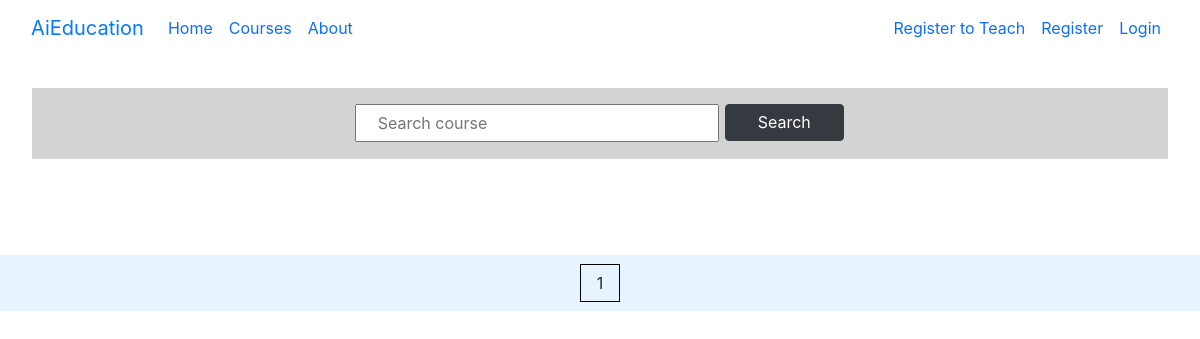
Before: /courses/ with the older database file.
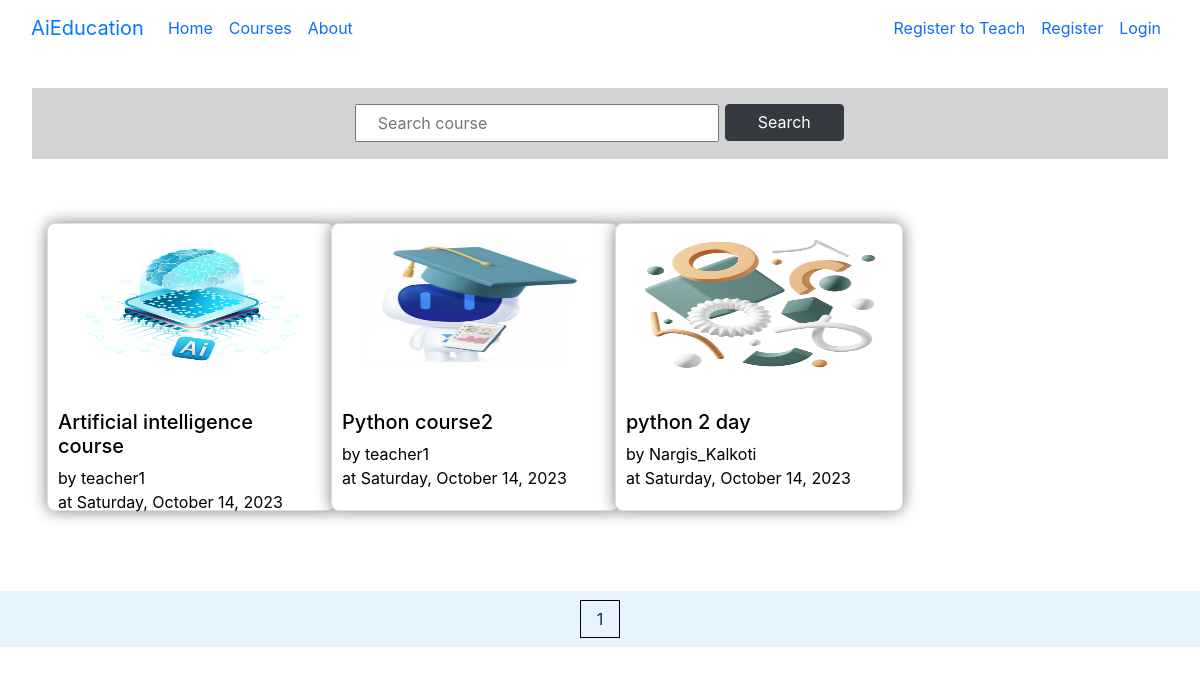
After: the same page with the newer database file.
### courses/models.py (models this page shows, shortened)
class Course(models.Model):
    course_name = models.CharField(max_length=100)
    made_by_teacher = models.ForeignKey(to=Teacher , on_delete=models.CASCADE, related_name='made_course')
    student = models.ManyToManyField(Student ,through='Course_members', related_name='has_course') # To get through the model name
    course_img = models.ImageField(upload_to='photos/courses',blank=True) # to change the upload path
    course_description = models.CharField(max_length=300)
    slug = models.SlugField()
    iscomplete = models.BooleanField(default=False)
    Age_choices = [
        ('Age < 10', 'Age <10'),
        ('10 < Age < 15', '10 < Age < 15'),
        ('15 < Age < 18','15 < Age < 18'),
        ('Above 18', 'Above 18'),
        ('For all ages', 'For all ages'),]
    age_group = models.CharField(max_length=20, choices=Age_choices, default='For all ages')
    tz1 = pytz.timezone('Asia/Kolkata')
    current_time = timezone.now().astimezone(tz1)
    duration = timedelta(hours=5, minutes=30)
    current_date = current_time + duration
    date_generated = models.DateTimeField(default=current_date)
    class Meta:
        ordering = ["course_name"]

### accounts/models.py (models this page shows, shortened)
class Teacher(models.Model):
    name = models.CharField(max_length=50, unique=True)
    user = models.OneToOneField(to=User, on_delete=models.CASCADE, related_name='teacher')
    is_verified = models.BooleanField(default=False)
    number = models.CharField(max_length=11)
    profile_photo = models.ImageField(upload_to='photos/teacher', null=True, blank=True)
    bio = models.CharField(max_length=100, blank=True, null=True)
    GENDER_CHOICES = [
        ('Male', 'Male'),
        ('Female', 'Female'),
        ('None', 'None')]
    EXPERIENCE_CHOICES=[
        ('less then 1 year','less then 1 year'),('1 - 2 years','1 - 2 years'),
        ('2-4 years','2-4 years'),('5 years and above','5 years and above'),
    ]
    TYPE_USER = [
        ('student', 'student'),
        ('teacher', 'teacher'),
        ('admin', 'admin')]
    is_type = models.CharField(max_length=20, choices=TYPE_USER, default='teacher')
    gender = models.CharField(max_length=10, choices=GENDER_CHOICES, default='None')
    experience = models.CharField(max_length=30, choices=EXPERIENCE_CHOICES, default='less then 1 year')

### courses/views.py (the view)
# urls.py: path('', views.ListCourse.as_view(), name='allcourseslist'),
class ListCourse(ListView):
    model = Course
    template_name = 'courses/course_list.html'
    paginate_by = 4
    def get_queryset(self):
        queryset = Course.objects.all()
        name= self.request.GET.get('name', None)
        print(name)
        try:
           teacher1 = self.request.user.teacher
        except (ObjectDoesNotExist, AttributeError):
           teacher1 = None
        if name:
            queryset = queryset.filter(course_name__contains=name)
        queryset = queryset.filter(iscomplete=True)
        return queryset

### courses/templates/courses/course_list.html (shortened to what this page needs)
{% extends 'base.html' %}
{% load static %}
{% block content %}
<div style="padding: 2em;">
<div style="padding: 1em 1em; background-color: lightgrey; text-align:center;">
  <form name="searchform" id="searchform" method="GET">
    <div class="column" style="justify-items:center;">
    <input type="textfield" name='name' placeholder=" Search course" style="padding: 0.3em 1em; padding-right: 6em; margin-bottom:0px;">
    <input type="submit" value="Search" class="btn btn-dark" style=" padding:0.36em 2em; margin:0px 1px; transform: translate(0px,-2px)">
    </div>
  </form>
</div>
</div>
<div style="padding:2em; margin:0px;" class="row">
{% for course in object_list %}
<div class="col-lg-3" style="margin-bottom: 2em;">
<div class="card course-card" style="">
<a href="{% url 'courses:singlecourse' slug=course.slug %}" alt="single-course"
 style="text-decoration:none; color: black; ">
    <img src="{{course.course_img.url}}" style="width: 18rem; height:10em;" class="card-img-top course-img" alt="coures image">
    <div class="card-body" style="margin-top: 0px; padding: 10px;">
      <p class="card-text" style="">
        <h5>{{course.course_name}}</h5>
        by {{course.made_by_teacher.name}}
    <br> at {{course.date_generated|date:"l, F j, Y"}}</p>
    </div>
</a>
  </div>
</div>
{% endfor %}
</div>
<div class="row" style="background-color: rgb(231, 243, 255); margin:0px; bottom:0px;
padding: 1em; justify-content: center;">
  <div class="col-lg-6" style="text-align: center;">
    <span style="border: 1px solid black; padding: 0.5em 1em;">  {{page_obj.number}} </span>
  </div>
</div>
{% endblock content %}

### templates/base.html (shortened to what this page needs)
{% load static %}
<!DOCTYPE html>
<html lang="en">
<head>
    <link rel="stylesheet" href="{% static 'css/styles.css' %}">
    <link rel="stylesheet" href="{% static 'css/bootstrap.min.css' %}">
    <link rel="stylesheet" href="https://cdn.jsdelivr.net/npm/bootstrap@4.3.1/dist/css/bootstrap.min.css">
    <link rel="stylesheet" href="{% static 'courses/css/courses.css' %}">
</head>
<body>
<nav class="navbar navbar-expand-lg bg-body-tertiary" >
    <div class="container-fluid">
      <a class="navbar-brand" href="{% url 'index' %}">
        AiEducation
      </a>
      <div class="collapse navbar-collapse" id="navbarSupportedContent">
        <ul class="navbar-nav me-auto mb-2 mb-lg-0">
          <li class="nav-item">
            <a class="nav-link active" aria-current="page" href="{% url 'index' %}">Home</a>
          </li>
          <li class="nav-item">
            <a class="nav-link" href="{% url 'courses:allcourseslist' %}">Courses</a>
          </li>
          <li class="nav-item">
            <a class="nav-link" href="">About</a>
          </li>
        </ul>
        <ul class="navbar-nav mb-2 mb-lg-0">
            {% if user.is_authenticated %}
            {% if user.is_superuser %}
            <li class="nav-item">
              <a class="nav-link" href="{% url 'admin:index' %}">My Admin Dashboard</a>
            </li>
            {% elif not user.teacher %}
            <li class="nav-item">
              <a class="nav-link" href="">My Dashboard</a>
            </li>
            {% else %}
            <li class="nav-item">
              <a class="nav-link" href="{% url 'courses:teacher_dashboard' %}">Teachers Dashboard</a>
            </li>
            {% endif %}
            <li class="nav-item">
              <a class="nav-link" href="">My Groups</a>
            </li>
            <li class="nav-item">
              <a class="nav-link" href="{% url 'accounts:logout' %}">Logout</a>
            </li>
            <li class="nav-item">
              <a class="nav-link" href="">{{user.username}}</a>
            </li>
            {% else %}
            <li class="nav-item">
              <a class="nav-link" href="{% url 'accounts:teachersignup' %}">Register to Teach</a>
            </li>
            <li class="nav-item">
              <a class="nav-link" href="{% url 'accounts:studentsignup' %}">Register</a>
            </li>
            <li class="nav-item">
                <a class="nav-link" href="{% url 'accounts:login' %}">Login</a>
            </li>
            {% endif %}
        </ul>
      </div>
    </div>
  </nav>
    {% block content %}{% endblock content %}
</body>
</html>

### static/courses/css/courses.css (style rules this page uses)
.course-img { height:10em; scale: 0.8; }
.course-card { width:18rem; height: 18rem; border-radius:0.5em; margin-bottom: 1em; box-shadow: 0em 0em 1em grey; overflow:none; }

Changed rows visible on the page:
added Course: course_img (picture), course_name "Artificial intelligence course", made_by_teacher.name "teacher1", date_generated "Saturday, October 14, 2023"
added Course: course_img (picture), course_name "Python course2", made_by_teacher.name "teacher1", date_generated "Saturday, October 14, 2023"
added Course: course_img (picture), course_name "python 2 day", made_by_teacher.name "Nargis_Kalkoti", date_generated "Saturday, October 14, 2023"
